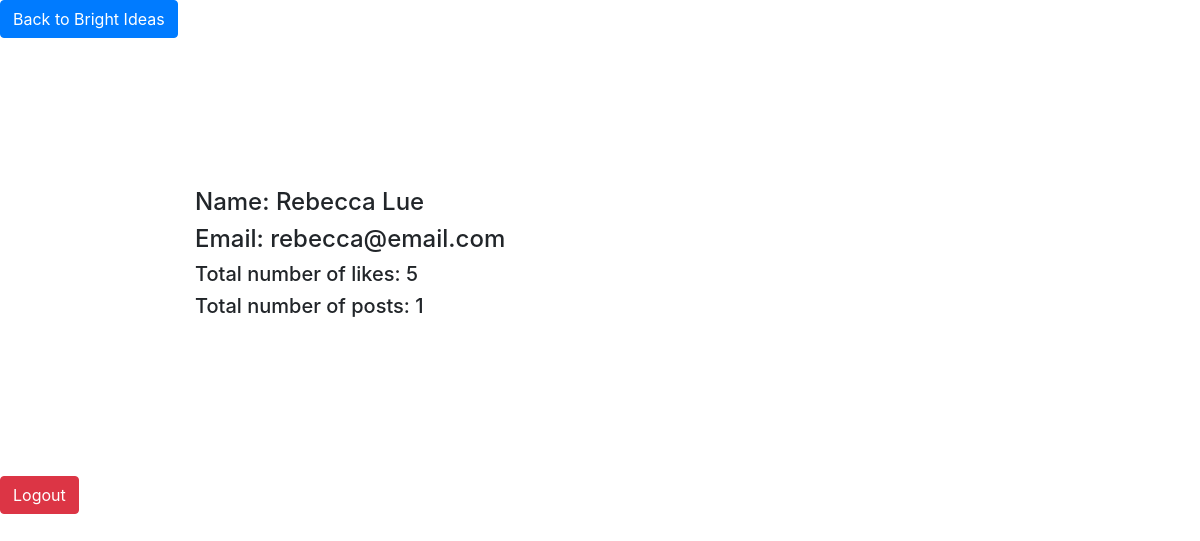
The page /users/4 on the database its author committed.
### app.py (models this page shows, shortened)
class User(db.Model):
    __tablename__ = "users"
    id=db.Column(db.Integer, primary_key=True)
    first_name=db.Column(db.String(255))
    last_name=db.Column(db.String(255))
    email=db.Column(db.String(255))
    password_hash=db.Column(db.String(255))
    liked_posts=db.relationship("Post", secondary=likes_table)
    followers=db.relationship("User",
        secondary=followers_table,
        primaryjoin=id==followers_table.c.followed_id,
        secondaryjoin=id==followers_table.c.follower_id,
        backref="following")
    created_at=db.Column(db.DateTime, server_default=func.now())
    updated_at=db.Column(db.DateTime, server_default=func.now(),onupdate=func.now())

### app.py (the view)
@app.route("/users/<id>", methods=["GET"])
def user_profile(id):
    user_profile = User.query.get(id)
    numlikes = len(user_profile.liked_posts)
    numposts = Post.query.filter(Post.author_id == id).count()
    return render_template("user_profile.html", user_profile=user_profile, numlikes = numlikes, numposts=numposts)

### templates/user_profile.html (shortened to what this page needs)
<!DOCTYPE html>
<html lang="en">
<head>
    <link rel="stylesheet" href="https://stackpath.bootstrapcdn.com/bootstrap/4.3.1/css/bootstrap.min.css">
    <link rel="stylesheet" type="text/css" href="{{url_for('static', filename='styles/user_profile.css')}}">
</head>
<body>
        <a href="/bright_ideas"><button type="button" class="btn btn-primary">Back to Bright Ideas</button></a>
        <div class="container">
            <div class="userprofile">
                <h4>Name: {{user_profile.first_name}} {{user_profile.last_name}}</h4>
                <h4>Email: {{user_profile.email}}</h4>
                <h5>Total number of likes: {{numlikes}}</h5>
                <h5>Total number of posts: {{numposts}}</h5>
            </div>
    </div>
    <a href="/logout"><button type="button" class="btn btn-danger">Logout</button></a>
</body>
</html>

### static/user_profile.css (style rules this page uses)
.userprofile { margin: 50px; max-width: 1075px; padding: 100px; }

### rows shown on the page
User: first_name "Rebecca", last_name "Lue", email "rebecca@email.com"

### other values the page prints
{{ numlikes }} "5"
{{ numposts }} "1"
